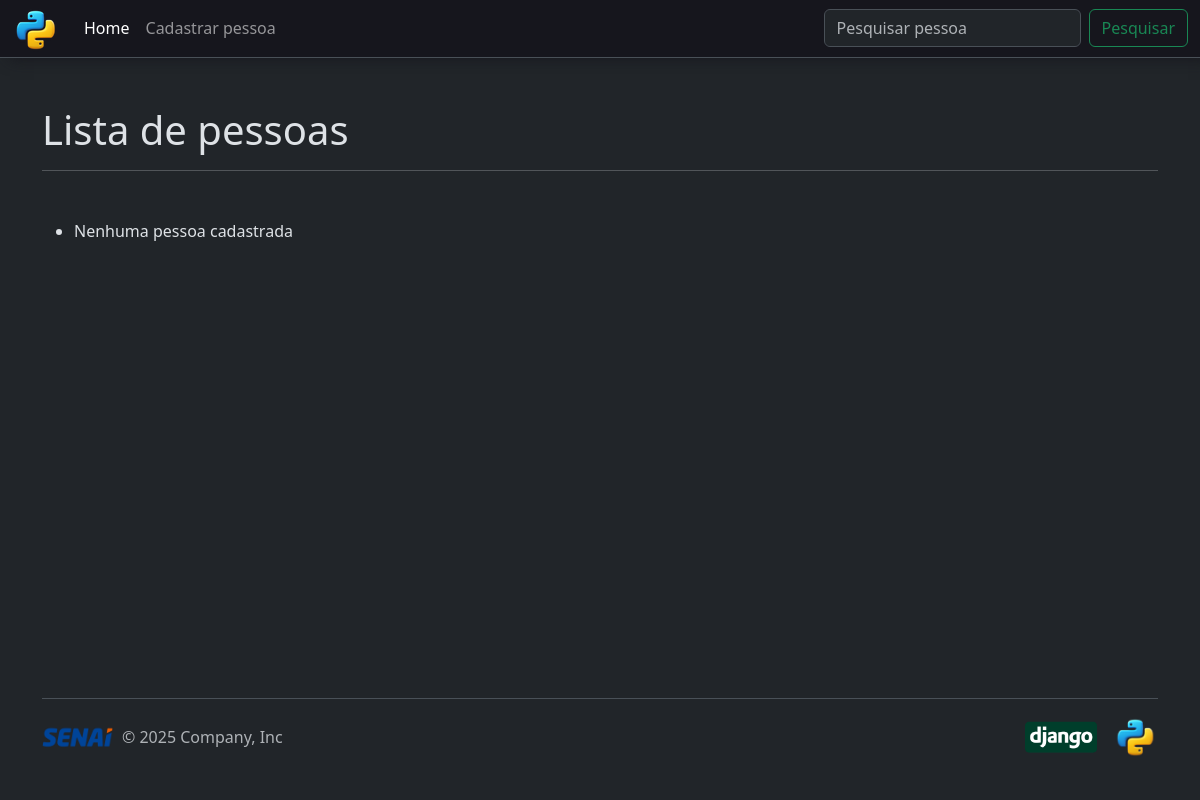
The page /crud_app/ on the database as committed earlier.
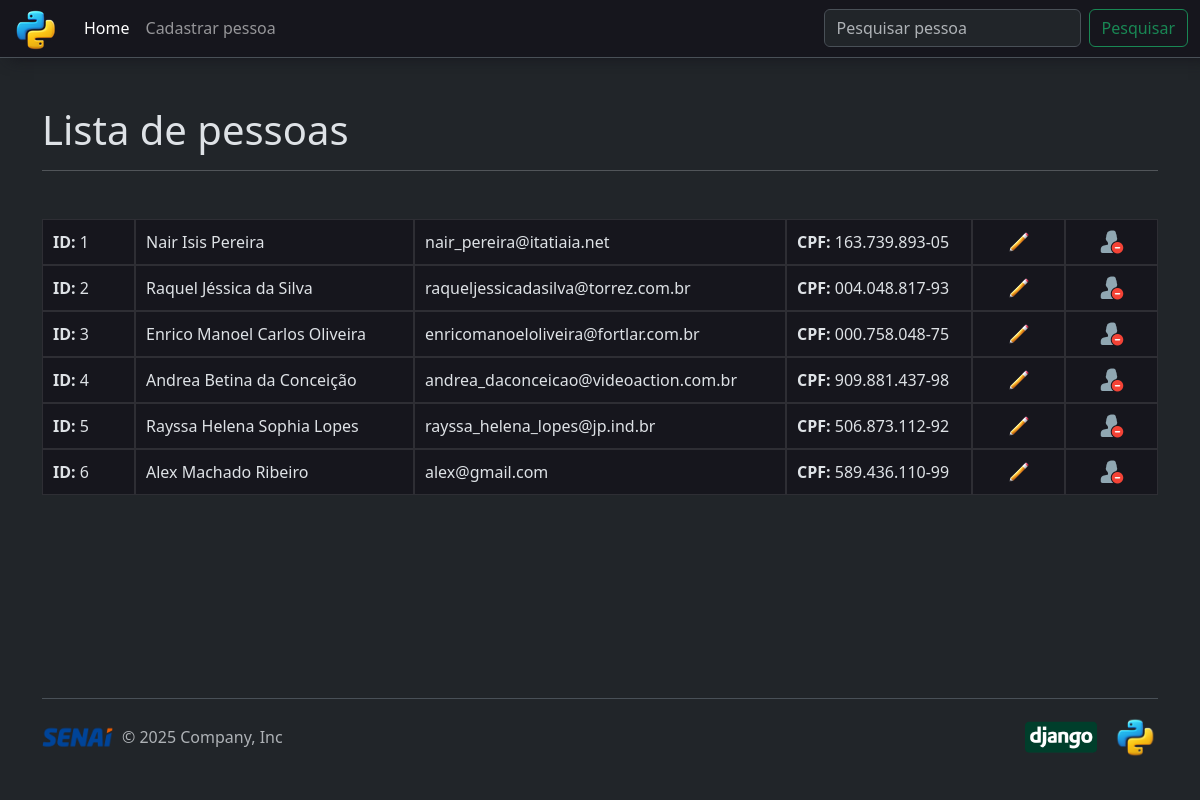
The same page on the database as committed later.
### crud_app/models.py (models this page shows, shortened)
class Pessoa(models.Model):
    id_pessoa = models.AutoField(primary_key=True)
    nome = models.CharField(max_length=255, null=False, blank=False)
    email = models.EmailField(unique=True, null=False, blank=False)
    cpf = models.CharField(max_length=14, unique=True, null=True, blank=True)

### crud_app/views.py (the view)
# urls.py: path('', views.home, name='home'),
def home(request):
    pessoas = Pessoa.objects.all()
    return render(request, "home.html", {"pessoas":pessoas})

### crud_app/templates/home.html (shortened to what this page needs)
{% extends 'base.html' %}
{% block content %}
{% load static %}
    <div class="container">
        <h1>Lista de pessoas</h1>
        <hr class="mb-5">
        {% for pessoa in pessoas %}
            <ul class="row lista-pessoas">
                <li class="col-12 col-md-2 col-lg-1"><b>ID: </b>{{ pessoa.id_pessoa }}</li>
                <li class="col-12 col-md-10 col-lg-3">{{ pessoa.nome }}</li>
                <li class="col-12 col-md-8 col-lg-4">{{ pessoa.email }}</li>
                <li class="col-12 col-md-4 col-lg-2"><b>CPF: </b>{{ pessoa.cpf }}</li>
                <li class="col-6 col-md-6 col-lg-1">
                    <a href="{% url 'alterar_pessoa' pessoa.id_pessoa %}">
                        <img src="{% static 'img/editar.png' %}" alt="Editar" title="Editar" style="width: 24px;">
                    </a>
                </li>
                <li class="col-6 col-md-6 col-lg-1">
                    <a href="{% url 'deletar_pessoa' pessoa.id_pessoa %}">
                        <img src="{% static 'img/deletar.png' %}" alt="Deletar" title="Deletar" style="width: 24px;">
                    </a>
                </li>
            </ul>
        {% empty %}
            <ul>
                <li>Nenhuma pessoa cadastrada</li>
            </ul>
        {% endfor %}
    </div>
{% endblock %}

### crud_app/templates/base.html (shortened to what this page needs)
{% load static %}
<!doctype html>
<html lang="pt-br">
  <head>
    <link href="https://cdn.jsdelivr.net/npm/bootstrap@5.3.8/dist/css/bootstrap.min.css" rel="stylesheet">
    <link href="{% static 'css/estilo.css' %}" rel="stylesheet" type="text/css" media="all">
  </head>
  <body class="bg-dark" data-bs-theme="dark">
    {% include 'header.html' %}
    <main>
        {% block content %}{% endblock %}
    </main>
    {% include 'footer.html' %}
  </body>
</html>

### crud_app/templates/header.html (shortened to what this page needs)
{% load static %}
<header>
    <nav class="navbar navbar-expand-lg mb-5 border-bottom" data-bs-theme="dark" style="background-color: #16161d; box-shadow: 10px 0px 15px #16161d;">
        <div class="container-fluid">
            <a class="navbar-brand" href="#">
                <img src="{% static 'img/icone.png' %}" alt="Ícone" style="margin: -10px 0px;" />
            </a>
            <div class="collapse navbar-collapse" id="navbarSupportedContent">
                <ul class="navbar-nav me-auto mb-2 mb-lg-0">
                    <li class="nav-item">
                        <a class="nav-link active" aria-current="page" href="{% url 'home' %}">Home</a>
                    </li>
                    <li class="nav-item">
                        <a class="nav-link" href="{% url 'cadastro_pessoa' %}">Cadastrar pessoa</a>
                    </li>
                </ul>
                <form action="{% url 'buscar_pessoa' %}" method="GET" class="d-flex" role="search">
                    <input class="form-control me-2" type="search" placeholder="Pesquisar pessoa" aria-label="Search" name="buscar" />
                    <button class="btn btn-outline-success" type="submit">Pesquisar</button>
                </form>
            </div>
        </div>
    </nav>
</header>

### crud_app/templates/footer.html
{% load static %}
<div class="container">
    <footer class="d-flex flex-wrap justify-content-between align-items-center py-3 my-4 border-top">
        <div class="col-md-4 d-flex align-items-center">
            <a href="/" class="mb-3 me-2 mb-md-0 text-body-secondary text-decoration-none lh-1" aria-label="Bootstrap">
                <img src="{% static 'img/senailogo_nova.png' %}" alt="SENAI Logo" style="width: 72px;">
            </a> <span class="mb-3 mb-md-0 text-body-secondary">© 2025 Company, Inc</span>
        </div>
        <ul class="nav col-md-4 justify-content-end list-unstyled d-flex">
            <li class="ms-3">
                <a class="text-body-secondary" href="#" aria-label="Django">
                    <img src="{% static 'img/Django-Logo.png' %}" alt="Django logo" style="width: 72px;">
                </a>
            </li>
            <li class="ms-3">
                <a class="text-body-secondary" href="#" aria-label="Python">
                    <img src="{% static 'img/icone.png' %}" alt="Python logo" style="width: 45px;">
                </a>
            </li>
        </ul>
    </footer>
</div>

### crud_app/static/css/estilo.css (style rules this page uses)
html, body { height: 100%; margin: 0; padding: 0; }
body { min-height: 100vh; display: flex; flex-direction: column; }
main { flex: 1; }
footer { padding: 20px 0; text-align: center; }
.lista-pessoas { list-style: none; padding: 0px; margin: 0; }
.lista-pessoas li { background-color: #16161d; border: 1px solid rgba(255, 255, 255, 0.1); padding: 10px; }
.lista-pessoas li a { display: flex; align-items: center; justify-content: center; }

Rows that differ between the two databases and show on the page:
added Pessoa: id_pessoa "1", nome "Nair Isis Pereira", email "nair_pereira@itatiaia.net", cpf "163.739.893-05"
added Pessoa: id_pessoa "2", nome "Raquel Jéssica da Silva", email "raqueljessicadasilva@torrez.com.br", cpf "004.048.817-93"
added Pessoa: id_pessoa "3", nome "Enrico Manoel Carlos Oliveira", email "enricomanoeloliveira@fortlar.com.br", cpf "000.758.048-75"
added Pessoa: id_pessoa "4", nome "Andrea Betina da Conceição", email "andrea_daconceicao@videoaction.com.br", cpf "909.881.437-98"
added Pessoa: id_pessoa "5", nome "Rayssa Helena Sophia Lopes", email "rayssa_helena_lopes@jp.ind.br", cpf "506.873.112-92"
added Pessoa: id_pessoa "6", nome "Alex Machado Ribeiro", email "alex@gmail.com", cpf "589.436.110-99"
Other text that changed with them:
text no longer shown: "Nenhuma pessoa cadastrada"
